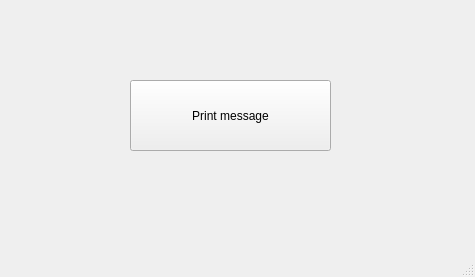
<?xml version="1.0" encoding="UTF-8"?>
<ui version="4.0">
 <class>MainWindow</class>
 <widget class="QMainWindow" name="MainWindow">
  <property name="geometry">
   <rect>
    <x>0</x>
    <y>0</y>
    <width>475</width>
    <height>277</height>
   </rect>
  </property>
  <property name="windowTitle">
   <string>MainWindow</string>
  </property>
  <widget class="QWidget" name="centralwidget">
   <widget class="QPushButton" name="pushButton">
    <property name="geometry">
     <rect>
      <x>130</x>
      <y>80</y>
      <width>201</width>
      <height>71</height>
     </rect>
    </property>
    <property name="text">
     <string>Print message</string>
    </property>
   </widget>
  </widget>
  <widget class="QMenuBar" name="menubar">
   <property name="geometry">
    <rect>
     <x>0</x>
     <y>0</y>
     <width>475</width>
     <height>22</height>
    </rect>
   </property>
  </widget>
  <widget class="QStatusBar" name="statusbar"/>
 </widget>
 <resources/>
 <connections/>
</ui>
